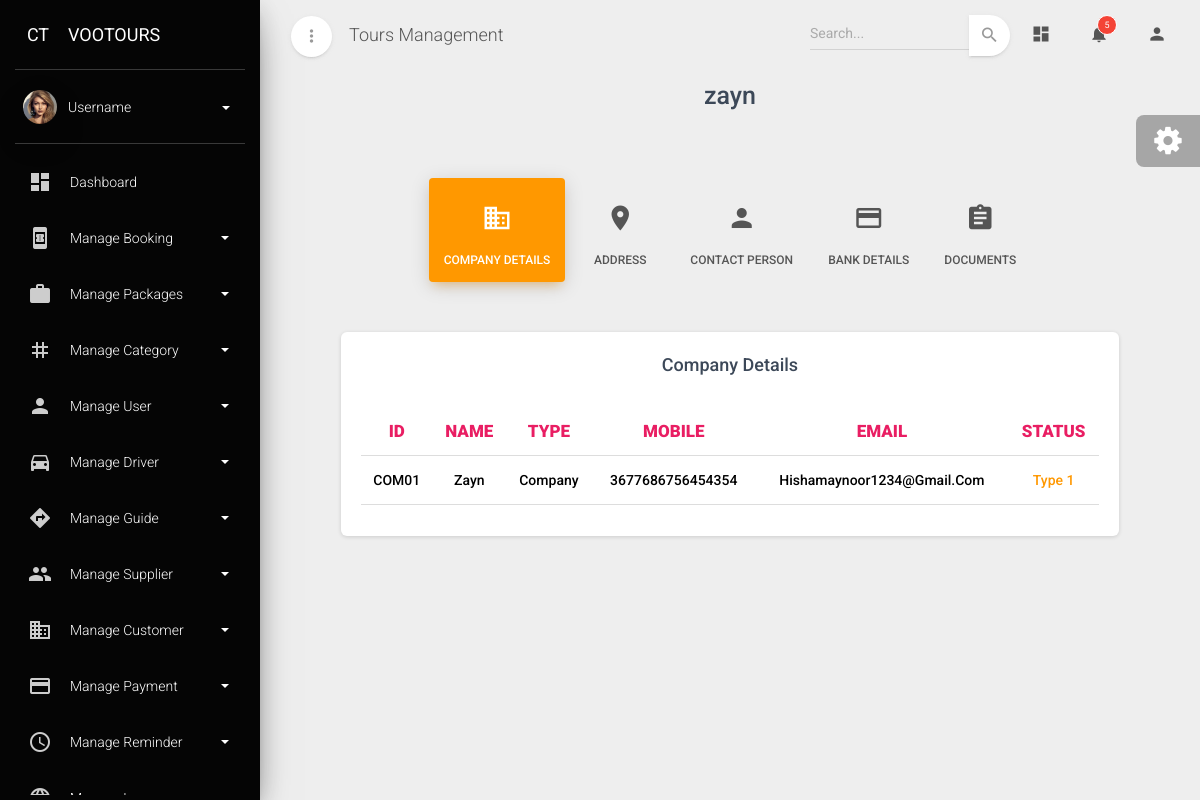
/companydetailsview/COM01/, run on an earlier commit of the app's database.
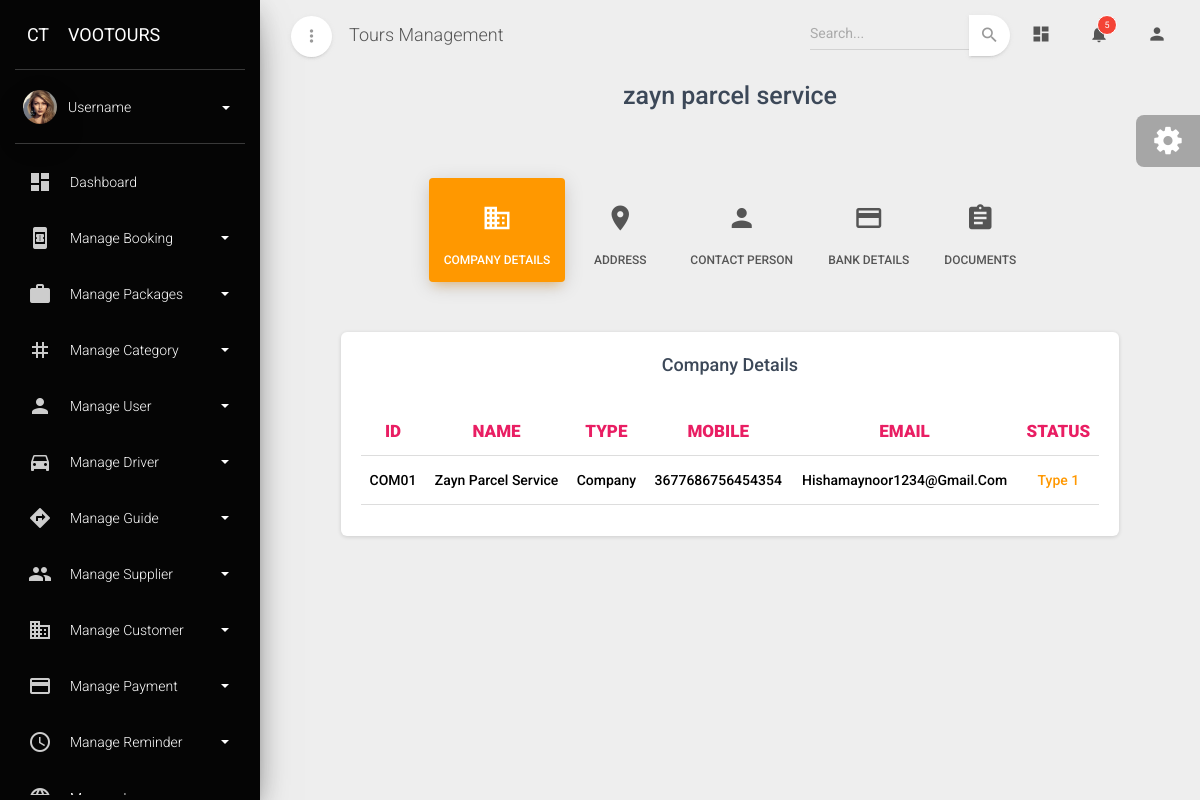
And on a later commit of the database.
### admin_dashboard/models.py (models this page shows, shortened)
class Company(models.Model):
    company_id=models.CharField(max_length=10,primary_key=True,editable=False)
    name=models.CharField(max_length=100)
    company_type=models.ForeignKey(Company_type,on_delete=models.CASCADE)
    tl_number=models.PositiveIntegerField()
    vat_number=models.PositiveIntegerField()
    address1=models.CharField(max_length=100)
    city1=models.CharField(max_length=100)
    state1=models.CharField(max_length=100)
    country1=models.CharField(max_length=100)
    pincode1=models.PositiveIntegerField()
    phone1=models.PositiveIntegerField()
    address2=models.CharField(max_length=100,blank=True,null=True)
    city2=models.CharField(max_length=100,blank=True,null=True)
    state2=models.CharField(max_length=100,blank=True,null=True)
    country2=models.CharField(max_length=100,blank=True,null=True)
    pincode2=models.PositiveIntegerField(blank=True,null=True)
    phone2=models.PositiveIntegerField(blank=True,null=True)
    mobile=models.PositiveIntegerField()
    email=models.EmailField()
    trade_license=models.FileField(upload_to='company_trade_license/')
    vat_certificate=models.FileField(upload_to='company_vat_cerificate/')
    account_name=models.CharField(max_length=200)
    bank_name=models.CharField(max_length=200)
    account_number=models.PositiveIntegerField()
    iban=models.CharField(max_length=200)
    swift=models.CharField(max_length=200)
    routing_number=models.PositiveIntegerField()
    branch=models.CharField(max_length=100)
    city=models.CharField(max_length=100)
    country=models.CharField(max_length=200)
    status=models.ForeignKey(Status_type,on_delete=models.CASCADE)

class Company_type(models.Model):
    type_name=models.CharField(max_length=100,unique=True)
    def __str__(self):
        return self.type_name

class Status_type(models.Model):
    status=models.CharField(max_length=100,unique=True)
    def __str__(self):
        return self.status

### admin_dashboard/views.py (the view)
# urls.py: path('companydetailsview/<str:pk>/',company_detail_view,name='company_details'),
def company_detail_view(request,pk):
    company=Company.objects.get(company_id=pk)
    contact=Company_contact_details.objects.filter(company=company)
    return render(request,'company_detailview.html',{'data':company,'contact':contact})

### admin_dashboard/templates/company_detailview.html (shortened to what the changed rows need)
{% extends "base.html" %}
{% block content %}
            <div class="row mt-5">
                <div class="col-md-10 ml-auto mr-auto">
                  <div class="page-categories">
                    <h3 class="title text-center font-weight-bold">{{data.name}}</h3>
                    <br />
                    <ul class="nav nav-pills nav-pills-warning nav-pills-icons justify-content-center mt-3" role="tablist">
                      <li class="nav-item">
                      </li>
                      <li class="nav-item">
                      </li>
                      <li class="nav-item">
                      </li>
                      <li class="nav-item">
                      </li>
                      <li class="nav-item">
                      </li>
                    </ul>
                    <div class="tab-content tab-space tab-subcategories">
                      <div class="tab-pane active" id="details">
                        <div class="card">
                            <div class="card-body">
                                <div class="table-responsive">
                                  <table class="table">
                                    <thead>
                                      <tr>
                                        <th class="text-center  text-rose" style="font-weight: 900;" >ID</th>
                                        <th class="text-center  text-rose" style="font-weight: 900;" >NAME</th>
                                        <th class="text-center  text-rose" style="font-weight: 900;" >TYPE</th>
                                        <th class="text-center  text-rose" style="font-weight: 900;" >MOBILE</th>
                                        <th class="text-center  text-rose" style="font-weight: 900;" >EMAIL</th>
                                        <th class="text-center  text-rose" style="font-weight: 900;" >STATUS</th>
                                      </tr>
                                    </thead>
                                    <tbody>
                                      <tr>
                                        <td class="text-center text-capitalize" style="font-weight: 500;">{{data.company_id}}</td>
                                        <td class="text-center text-capitalize" style="font-weight: 500;">{{data.name}}</td>
                                        <td class="text-center text-capitalize" style="font-weight: 500;">{{data.company_type}}</td>
                                        <td class="text-center text-capitalize" style="font-weight: 500;">{{data.mobile}}</td>
                                        <td class="text-center text-capitalize" style="font-weight: 500;">{{data.email}}</td>
                                        {% if data.status == "Active" %}
                                          <td class="text-center text-capitalize text-success" style="font-weight: 500;">{{data.status}}</td>
                                        {% elif data.status == "Inactive" %}
                                          <td class="text-center text-capitalize text-priamry" style="font-weight: 500;">{{data.status}}</td>
                                        {% else %}
                                          <td class="text-center text-capitalize text-warning" style="font-weight: 500;">{{data.status}}</td>
                                        {% endif %}
                                      </tr>
                                    </tbody>
                                  </table>
                                </div>
                              </div>
                          </div>
                      </div>
                    </div>
                  </div>
                </div>
              </div>
        </div>
{% endblock content %}

What changed in the data, as far as the page shows it:
changed Company "COM01": name "zayn" → "zayn parcel service"; name "Zayn" → "Zayn Parcel Service"
